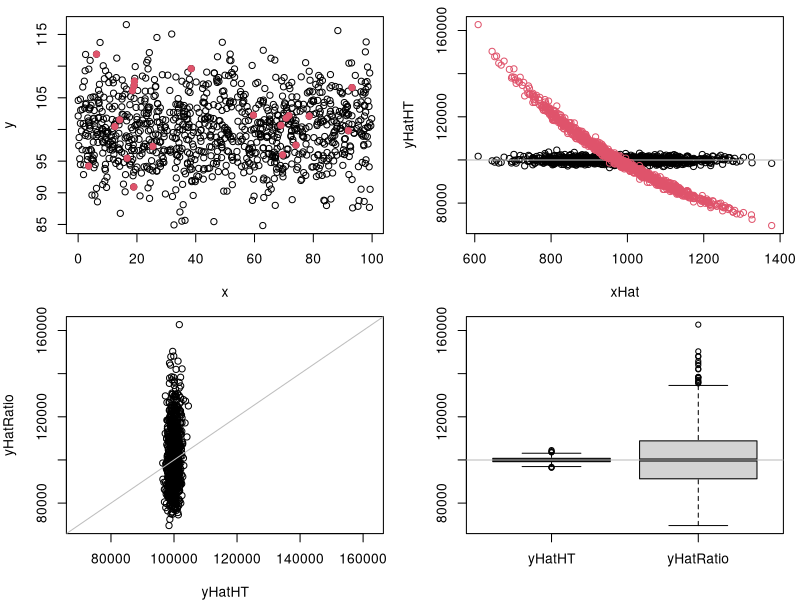

Here is the R script that generated this plot:
#source("N:/work/WKRATIO/Rcode/sim code.R")
N <- 1000
n <- 20
nBoot <- 1e3
set.seed(378572)
x <- round(100*runif(N),2)
a <- 0
b <- 100
m <- 0
v <- 5
e <- rnorm(N,m,v)
y <- a*x + b + e

par(mfrow=c(2,2))
par(mar=c(4,4,1,1))
plot(x,y)
dat <- data.frame(x,y,e)

Y <- sum(y)
X <- sum(x)

print(Y)

print(cor(x,y))

xHat <- yHatHT <- yHatRatio <- numeric(nBoot)

for (i in 1:nBoot) {

  samp <- dat[sample(1:N,n),]

  if (i==1) points(samp$x,samp$y,col=2,pch=19)

  xHat[i] <- sum(samp$x)
  yHatHT[i] <- N/n*sum(samp$y)

  yHatRatio[i] <- X*sum(samp$y)/sum(samp$x)

}
rseHT <- sd(yHatHT)/mean(yHatHT)
rseRatio <- sd(yHatRatio)/mean(yHatRatio)

cat("\n")
print("HT")
print(mean(yHatHT))
print("HT bias (kind of)")
print(round(mean(yHatHT)/Y,3))
sdMeanHT <- sd(yHatHT)/sqrt(nBoot)
print("HT bias (CI)")
print(round((mean(yHatHT)+c(-2,2)*sdMeanHT)/Y,3))
print("HT RSE")
print(round(100*rseHT,2))
print("HT CIs")
print(quantile(yHatHT,c(0.025,0.975)))
cat("\n")
print("Ratio")
print(mean(yHatRatio))
print("Ratio bias (kind of)")
print(round(mean(yHatRatio)/Y,2))
print("Ratio bias (CI)")
sdMeanRatio <- sd(yHatRatio)/sqrt(nBoot)
print(round((mean(yHatRatio)+c(-2,2)*sdMeanRatio)/Y,3))
print("Ratio RSE")
print(round(100*rseRatio,3))
print("Ratio CIs")
print(quantile(yHatRatio,c(0.025,0.975)))

yLim <- range(c(yHatHT,yHatRatio))
plot(xHat,yHatHT,ylim=yLim)
abline(h=Y,col="grey")
points(xHat,yHatRatio,col=2)


plot(yHatHT,yHatRatio,xlim=yLim,ylim=yLim)
abline(0,1,col="grey")

boxplot(yHatHT,yHatRatio,names=c("yHatHT","yHatRatio"))
abline(h=Y,col="grey")

